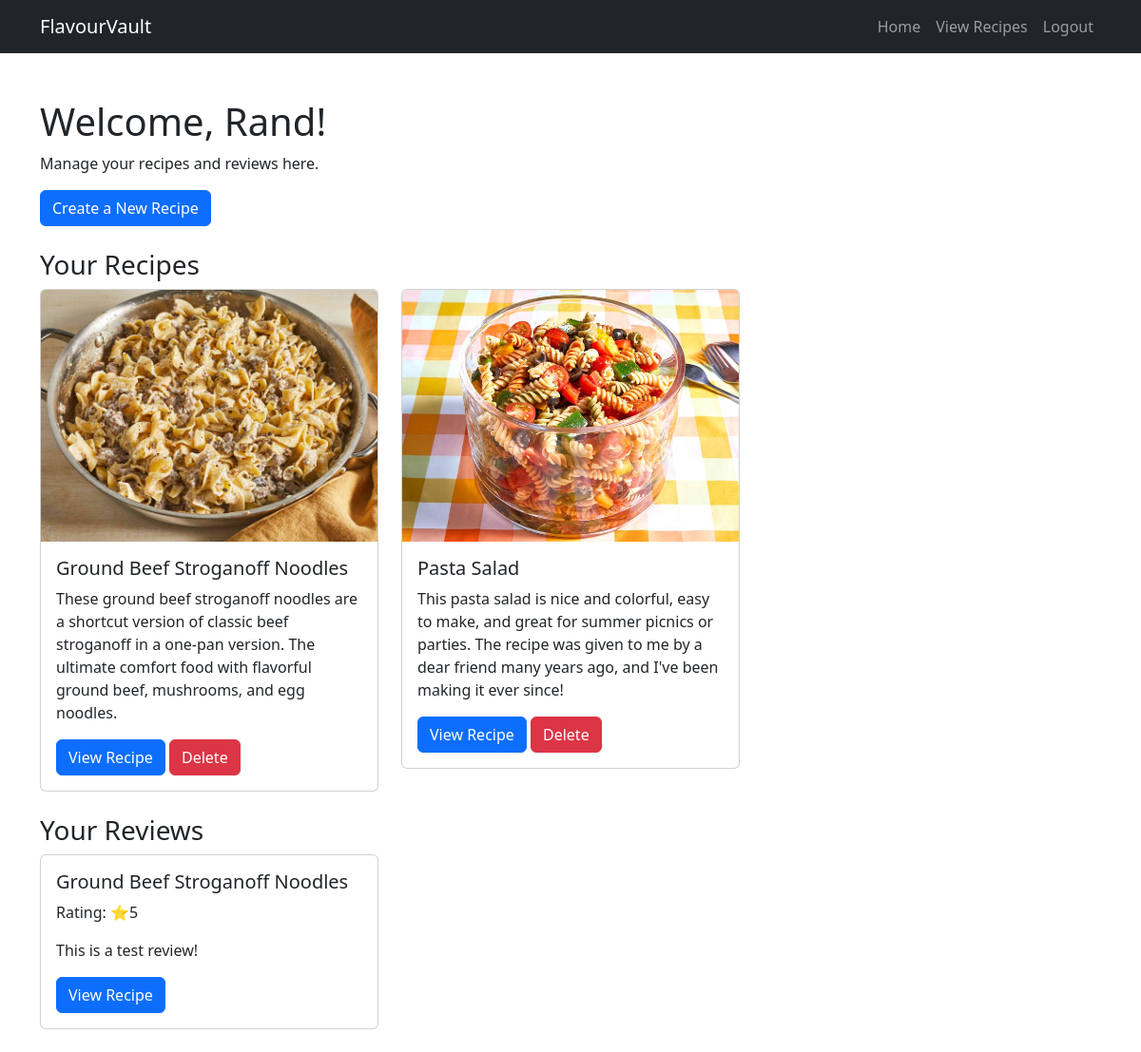
/account/ (signed in), run on the app's committed database.
### recipes/models.py (models this page shows, shortened)
class Recipe(models.Model):
    title = models.CharField(max_length=255)
    description = models.TextField()
    instructions = models.TextField()
    image = models.ImageField(upload_to='recipe_images/', null=True, blank=True)
    author = models.ForeignKey(User, on_delete=models.CASCADE)
    category = models.ForeignKey(Category, on_delete=models.SET_NULL, null=True)
    difficulty = models.CharField(
        max_length=10, choices=[("Easy", "Easy"), ("Medium", "Medium"), ("Hard", "Hard")]
    )
    created_at = models.DateTimeField(auto_now_add=True)

class Review(models.Model):
    recipe = models.ForeignKey(Recipe, on_delete=models.CASCADE, related_name="reviews")
    user = models.ForeignKey(User, on_delete=models.CASCADE)
    rating = models.IntegerField(choices=[(1,1), (2,2), (3,3), (4,4), (5,5)])
    content = models.TextField()
    created_at = models.DateTimeField(auto_now_add=True)
    class Meta:
        unique_together = ('recipe', 'user')  # Ensures a user can only review a recipe once

### recipes/views.py (the view)
# urls.py: path('account/', account_page, name='account_page'),
@login_required
def account_page(request):
    user_recipes = Recipe.objects.filter(author=request.user)
    user_reviews = Review.objects.filter(user=request.user)
    return render(request, "account.html", {
        "user": request.user,
        "user_recipes": user_recipes,
        "user_reviews": user_reviews
    })

### templates/account.html (shortened to what this page needs)
{% load static %}
<!DOCTYPE html>
<html lang="en">
<head>
    <link href="https://cdn.jsdelivr.net/npm/bootstrap@5.3.0/dist/css/bootstrap.min.css" rel="stylesheet">
</head>
<body>
    <nav class="navbar navbar-expand-lg navbar-dark bg-dark">
        <div class="container">
            <a class="navbar-brand" href="{% url 'home' %}">FlavourVault</a>
            <div class="collapse navbar-collapse" id="navbarNav">
                <ul class="navbar-nav ms-auto">
                    {% if user.is_authenticated %}
                        <li class="nav-item"><a class="nav-link" href="{% url 'home' %}">Home</a></li>
                        <li class="nav-item"><a class="nav-link" href="{% url 'recipes:recipes_page' %}">View Recipes</a></li>
                        <li class="nav-item"><a class="nav-link" href="{% url 'account_logout' %}">Logout</a></li>
                    {% endif %}
                </ul>
            </div>
        </div>
    </nav>
    <div class="container mt-5">
        <h1>Welcome, {{ user.username }}!</h1>
        <p>Manage your recipes and reviews here.</p>
        <a href="{% url 'recipes:create_recipe' %}" class="btn btn-primary mb-4">Create a New Recipe</a>
        <h3>Your Recipes</h3>
        <div class="row">
            {% for recipe in user_recipes %}
            <div class="col-md-4 mb-4">
                <div class="card">
                    {% if recipe.image %}
                    <img src="{{ recipe.image.url }}" class="card-img-top" alt="{{ recipe.title }}">
                    {% else %}
                    <img src="{% static 'images/default_recipe.jpg' %}" class="card-img-top" alt="Default Image">
                    {% endif %}
                    <div class="card-body">
                        <h5 class="card-title">{{ recipe.title }}</h5>
                        <p class="card-text">{{ recipe.description }}</p>
                        <a href="{% url 'recipes:recipe_detail_page' recipe.id %}" class="btn btn-primary">View Recipe</a>
                        <button type="button" class="btn btn-danger" data-bs-toggle="modal"
                            data-bs-target="#deleteModal{{ recipe.id }}">
                            Delete
                        </button>
                    </div>
                </div>
            </div>
            {% empty %}
            <p>You don't have any saved recipes yet. Click the button above to create one!</p>
            {% endfor %}
        </div>
        <h3>Your Reviews</h3>
        <div class="row">
            {% for review in user_reviews %}
            <div class="col-md-4 mb-4">
                <div class="card">
                    <div class="card-body">
                        <h5 class="card-title">{{ review.recipe.title }}</h5>
                        <p class="card-text">Rating: ⭐{{ review.rating }}</p>
                        <p class="card-text">{{ review.content }}</p>
                        <a href="{% url 'recipe_detail_page' review.recipe.id %}" class="btn btn-primary">View
                            Recipe</a>
                    </div>
                </div>
            </div>
            {% empty %}
            <p>You haven't reviewed any recipes yet.</p>
            {% endfor %}
        </div>
</body>
</html>

### data on the page
Recipe: image (picture), title "Ground Beef Stroganoff Noodles", description "These ground beef stroganoff noodles are a shortcut version of classic beef stroganoff in a one-pan version. The ultimate comfort food with flavorful ground beef, mushrooms, and egg noodles."
Recipe: image (picture), title "Pasta Salad", description "This pasta salad is nice and colorful, easy to make, and great for summer picnics or parties. The recipe was given to me by a dear friend many years ago, and I've been making it ever since!"
Review: recipe "Ground Beef Stroganoff Noodles", rating "5", content "This is a test review!"

### other printed values
{{ user.username }} "Rand"
